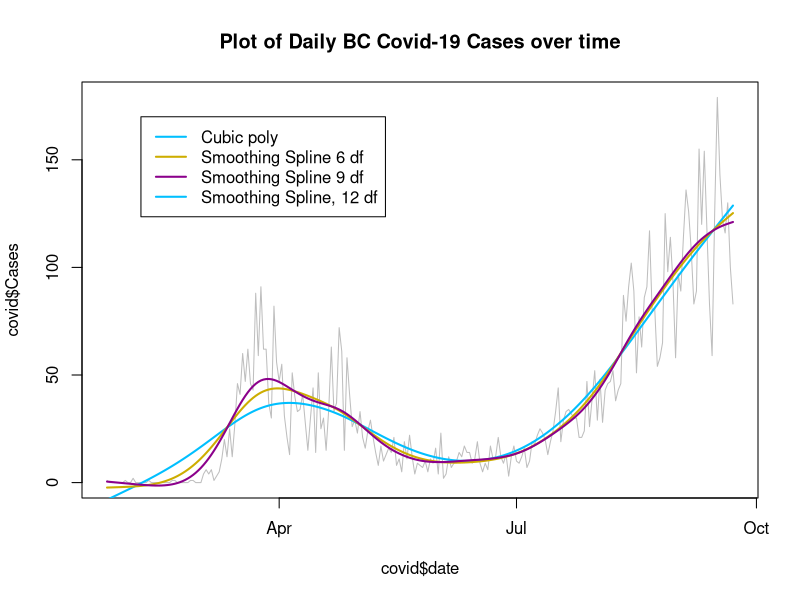
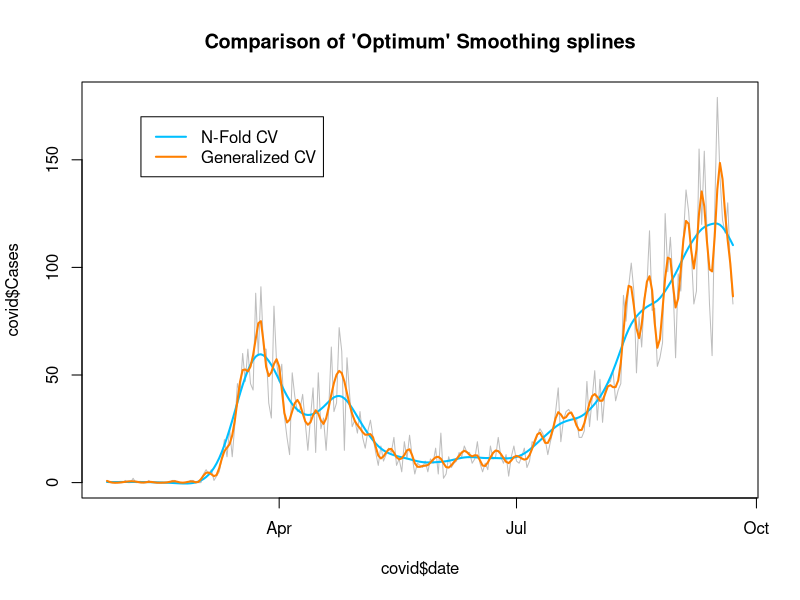
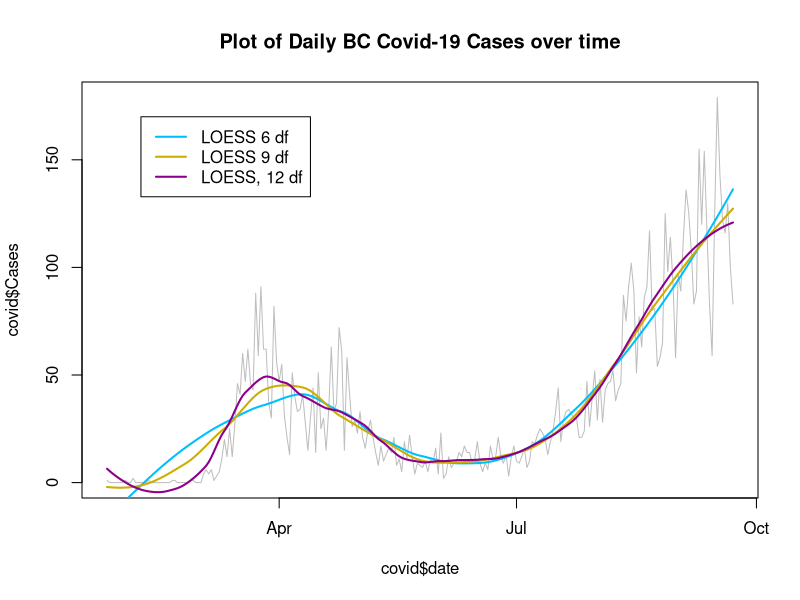
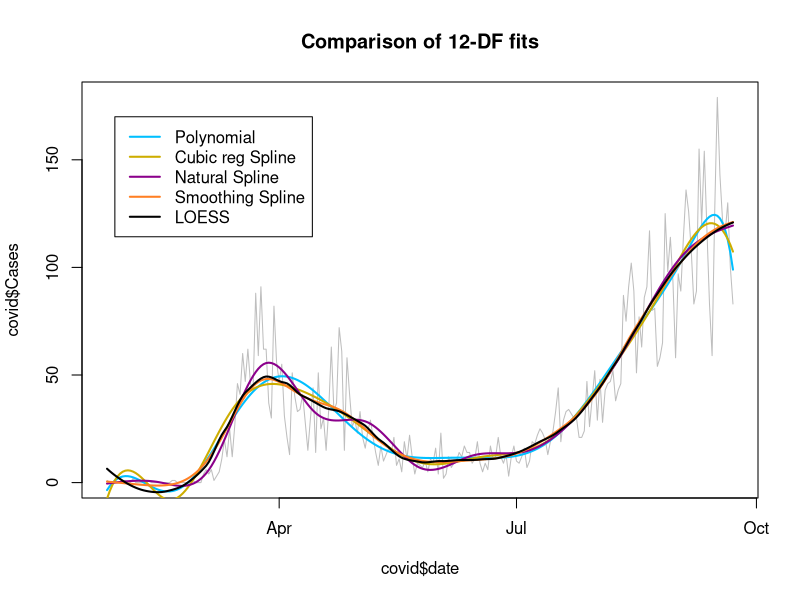
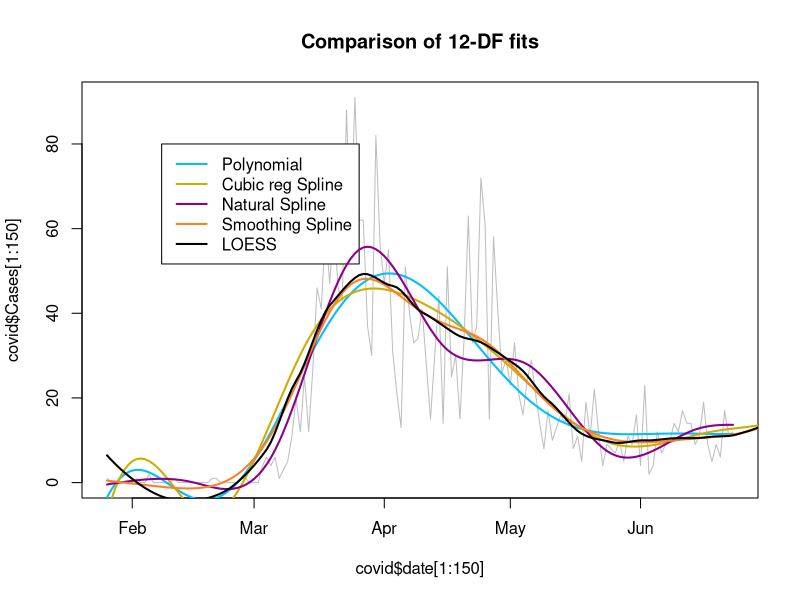

The R source for these figures, in order:
Sys.setlocale(locale = "english")
# Fitting Smoothing splines and LOESS to Covid-19 data

covid <-  read.csv ("Covid BC 2020-09-22.csv", header=TRUE)
covid$date = as.Date(covid$Date, "%Y-%m-%d")
head(covid)
summary(covid)

#######################################################################
# Next try smoothing splines using the smooth.spline() function
#   Specify x and y and some other parameters to control the DF.
#   Default is to do GCV, but CV can be requested, too.

x11(h=7, w=10)

plot(x=covid$date, y=covid$Cases, type="l", col="gray", 
     main="Plot of Daily BC Covid-19 Cases over time")
legend(x=18300, y=170, legend=c("Cubic poly", "Smoothing Spline 6 df", 
                                "Smoothing Spline 9 df", "Smoothing Spline, 12 df"), 
       lty="solid", col=colors()[c(121,145,84)], lwd=2)

# Smoothing spline using smooth.spline()
# Note: Can specify DF.  
# If not specified, Generalized Crossvalidation is used to find "best" lambda 
#   and estimate equivalent DF,

# 6 DF spline
sm.spl.6 <- smooth.spline(x=covid$date, y=covid$Cases, df=6)
sm.spl.6
lines(sm.spl.6, col=colors()[121], lwd=2)

# 9 DF spline
sm.spl.9 <- smooth.spline(x=covid$date, y=covid$Cases, df=9)
sm.spl.9
lines(sm.spl.9, col=colors()[145], lwd=2)

# 12 DF spline
sm.spl.12 <- smooth.spline(x=covid$date, y=covid$Cases, df=12)
sm.spl.12
lines(sm.spl.12, col=colors()[84], lwd=2)


# Optimal Spline.  
#   "CV=TRUE" uses N-fold CV.  NOT RECOMMENDED IF DUPLICATE VALUES OF X EXIST
#   "CV=FALSE" uses generalized CV (GCV)

# IN THIS EXAMPLE, GCV Doesn't work well.  N-Fold *seems* to do something reasonable.
x11(h=7, w=10)

plot(x=covid$date, y=covid$Cases, type="l", col="gray", 
     main="Comparison of 'Optimum' Smoothing splines")
legend(x=18300, y=170, legend=c("N-Fold CV", "Generalized CV"), 
       lty="solid", col=colors()[c(121,91)], lwd=2)

sm.spl.opt <- smooth.spline(x=covid$date, y=covid$Cases, cv=TRUE)
sm.spl.opt
lines(sm.spl.opt, col=colors()[121], lwd=2)

sm.spl.opt2 <- smooth.spline(x=covid$date, y=covid$Cases, cv=FALSE)
sm.spl.opt2
lines(sm.spl.opt2, col=colors()[91], lwd=2)


###########################################################################
# Local polynomial regression using LOESS
#
#  Uses loess() from stats package.  
#     Default degree=2 (quadratic), span=.75, Tri-cube kernel
#  Can instead use approximate DF with "enp.target"

x11(h=7, w=10)

plot(x=covid$date, y=covid$Cases, type="l", col="gray", 
     main="Plot of Daily BC Covid-19 Cases over time")
legend(x=18300, y=170, legend=c("LOESS 6 df", 
                                "LOESS 9 df", "LOESS, 12 df"), 
       lty="solid", col=colors()[c(121,145,84)], lwd=2)

lo.6 <- loess(data=covid, formula=Cases~as.numeric(date), enp.target=6)
summary(lo.6)
lines(x=covid$date, y=predict(lo.6), col=colors()[121], lwd=2)

lo.9 <- loess(data=covid, formula=Cases~as.numeric(date), enp.target=9)
summary(lo.9)
lines(x=covid$date, y=predict(lo.9), col=colors()[145], lwd=2)

lo.12 <- loess(data=covid, formula=Cases~as.numeric(date), enp.target=12)
summary(lo.12)
lines(x=covid$date, y=predict(lo.12), col=colors()[84], lwd=2)


#######################################################################
# Comparison of 12df fits
x11(h=7, w=10)
library(splines)

plot(x=covid$date, y=covid$Cases, type="l", col="gray", 
     main="Comparison of 12-DF fits")
legend(x=18290, y=170, legend=c("Polynomial", "Cubic reg Spline", "Natural Spline", 
                                "Smoothing Spline", "LOESS"), 
       lty="solid", col=colors()[c(121,145,84,53,24)], lwd=2)

poly12 <- lm(data=covid, Cases ~ poly(x=date, degree=12))
lines(x=covid$date, y=predict(poly12, newdata=covid), col=colors()[121], lwd=2)

cub.spl.12 <- lm(data=covid, Cases ~ bs(date,df=12))
lines(x=covid$date, y=predict(cub.spl.12, newdata=covid), col=colors()[145], lwd=2)

nat.spl.12 <- lm(data=covid, Cases ~ ns(date,df=12))
lines(x=covid$date, y=predict(nat.spl.12, newdata=covid), col=colors()[84], lwd=2)

lines(sm.spl.12, col=colors()[53], lwd=2)
lines(x=covid$date, y=predict(lo.12), col=colors()[24], lwd=2)




x11(h=7, w=10)
library(splines)

plot(x=covid$date[1:150], y=covid$Cases[1:150], type="l", col="gray", 
     main="Comparison of 12-DF fits")
legend(x=18300, y=80, legend=c("Polynomial", "Cubic reg Spline", "Natural Spline", 
                                "Smoothing Spline", "LOESS"), 
       lty="solid", col=colors()[c(121,145,84,53,24)], lwd=2)

poly12 <- lm(data=covid, Cases ~ poly(x=date, degree=12))
lines(x=covid$date[1:150], y=predict(poly12, newdata=covid)[1:150], col=colors()[121], lwd=2)

cub.spl.12 <- lm(data=covid, Cases ~ bs(date,df=12))
lines(x=covid$date, y=predict(cub.spl.12, newdata=covid), col=colors()[145], lwd=2)

nat.spl.12 <- lm(data=covid, Cases ~ ns(date,df=12))
lines(x=covid$date[1:150], y=predict(nat.spl.12, newdata=covid)[1:150], col=colors()[84], lwd=2)

lines(sm.spl.12, col=colors()[53], lwd=2)
lines(x=covid$date, y=predict(lo.12), col=colors()[24], lwd=2)

